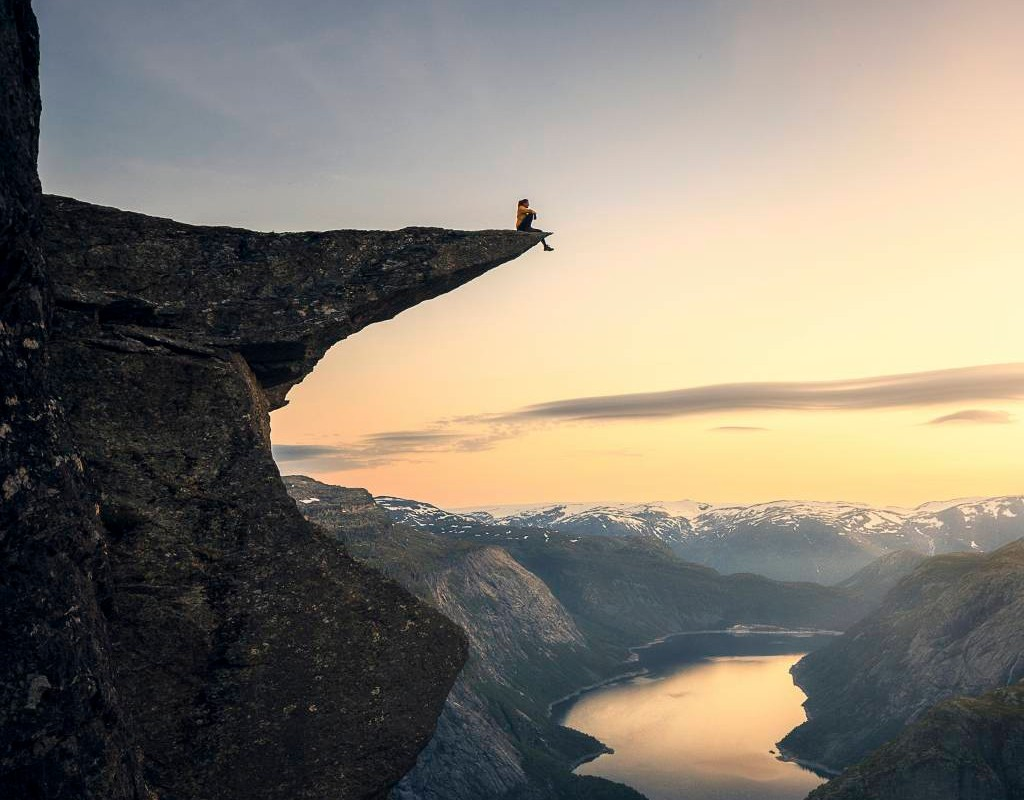
#> input picture imagens/Rocha.jpg, 1024 x 800 px
$ python gamma_0p3.py ../imagens/Rocha.jpg out.png
#> lines starting #> are read from the running program, lines starting #| are printed output that depends on the picture
import sys
from PIL import Image

if __name__ == "__main__":
    #print(f'quanto argumentos: {len(sys.argv)}')
    for i, arg in enumerate(sys.argv):
        print(f'Argument: {i}: {arg}')

img = Image.open(sys.argv[1])
#> img is the input picture: PIL image 1024x800 RGB; mean R, G, B 132.5, 125.4, 113.9

matriz = img.load()

gamma = 0.3
for i in range(img.size[0]):
    for j in range(img.size[1]):
        r = int((matriz[i, j][0] / 255) ** gamma * 255)
        g = int((matriz[i, j][1] / 255) ** gamma * 255)
        b = int((matriz[i, j][2] / 255) ** gamma * 255)
        matriz[i, j] = (r, g, b)

img.save(sys.argv[2])
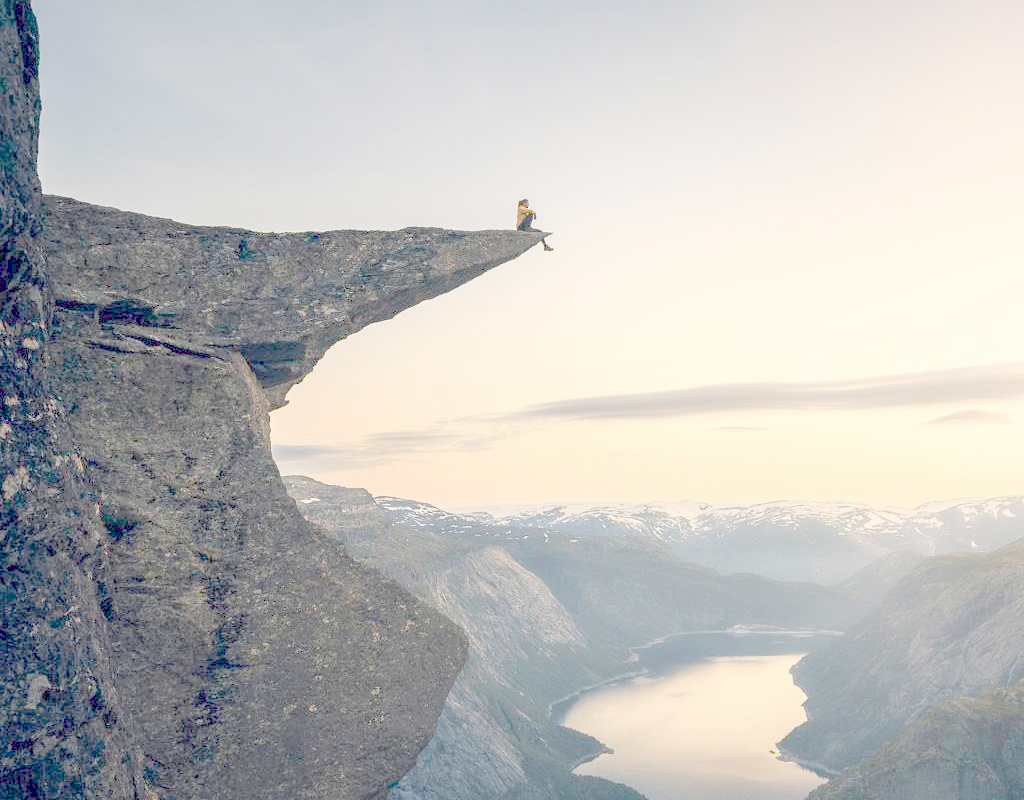
#> saved as out.png: PIL image 1024x800 RGB; mean R, G, B 191.3, 191.1, 189.2
